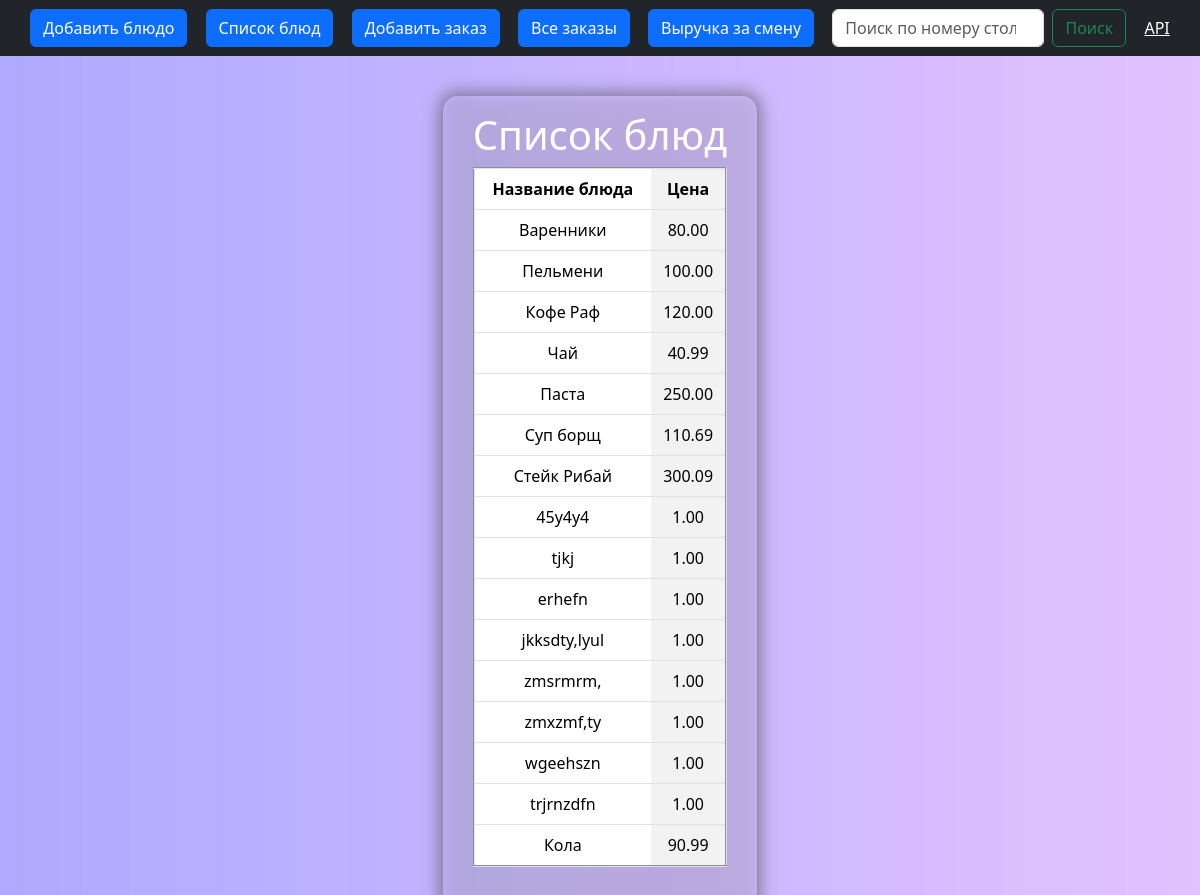
Page /item-list/ on the committed database.
### orders/models.py (models this page shows, shortened)
class Item(models.Model):
    dish_name = models.CharField(max_length=100, unique=True, verbose_name='Название блюда')
    price = models.DecimalField(max_digits=8, decimal_places=2, default=1.00, verbose_name='Цена')

### orders/views.py (the view)
# urls.py: path('item-list/', ItemListView.as_view(), name='item-list'),
class ItemListView(ListView):
    model = Item
    template_name = 'orders/item-list.html'
    context_object_name = 'items'

### orders/templates/orders/item-list.html
{% extends 'orders/base.html' %}
{% load static %}
{% block content %}
<link rel="stylesheet" href="{% static 'css/order.css'%}" type="text/css">
<div class="order" style="padding: 15px 30px 30px 30px">
    <h1>Список блюд</h1>
<table border=2 class="table table-striped-columns">
    <th>Название блюда</th>
    <th>Цена</th>
    {% for item in items %}
    <tr>
        <td align="center">{{item.dish_name}}</td>
        <td align="center">{{item.price}}</td>
    </tr>
    {% endfor %}
</table>
{% endblock content %}

### static/CSS/menu.css (style rules this page uses)
body { background-image: url("../img/background.jpg"); background-repeat: no-repeat; background-size: cover; }

### static/CSS/order.css (style rules this page uses)
.order { padding: 30px; text-align: center; border-radius: 15px; margin: 40px; color: #ffffff; backdrop-filter: blur(8px) saturate(100%) contrast(75%); text-decoration: none; box-shadow: rgba(73, 73, 73, 0.5) 0px 0px 15px 5px; justify-self: center; }

### rows in the picture
Item: dish_name "Варенники", price "80.00"
Item: dish_name "Пельмени", price "100.00"
Item: dish_name "Кофе Раф", price "120.00"
Item: dish_name "Чай", price "40.99"
Item: dish_name "Паста", price "250.00"
Item: dish_name "Суп борщ", price "110.69"
Item: dish_name "Стейк Рибай", price "300.09"
Item: dish_name "45y4y4", price "1.00"
Item: dish_name "tjkj", price "1.00"
Item: dish_name "erhefn", price "1.00"
Item: dish_name "jkksdty,lyul", price "1.00"
Item: dish_name "zmsrmrm,", price "1.00"
Item: dish_name "zmxzmf,ty", price "1.00"
Item: dish_name "wgeehszn", price "1.00"
Item: dish_name "trjrnzdfn", price "1.00"
Item: dish_name "Кола", price "90.99"
